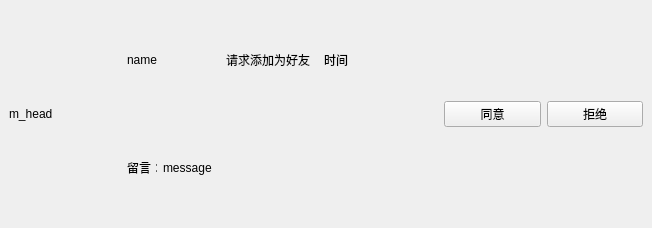
<?xml version="1.0" encoding="UTF-8"?>
<ui version="4.0">
 <class>FriendNoticeItemWidget</class>
 <widget class="QWidget" name="FriendNoticeItemWidget">
  <property name="geometry">
   <rect>
    <x>0</x>
    <y>0</y>
    <width>652</width>
    <height>228</height>
   </rect>
  </property>
  <property name="windowTitle">
   <string>Form</string>
  </property>
  <layout class="QHBoxLayout" name="horizontalLayout_5" stretch="1,3,2">
   <property name="spacing">
    <number>0</number>
   </property>
   <property name="leftMargin">
    <number>0</number>
   </property>
   <property name="topMargin">
    <number>0</number>
   </property>
   <property name="rightMargin">
    <number>0</number>
   </property>
   <property name="bottomMargin">
    <number>0</number>
   </property>
   <item>
    <widget class="QWidget" name="widget_5" native="true">
     <layout class="QHBoxLayout" name="horizontalLayout_4">
      <item>
       <widget class="QLabel" name="headLab">
        <property name="text">
         <string>m_head</string>
        </property>
       </widget>
      </item>
     </layout>
    </widget>
   </item>
   <item>
    <widget class="QWidget" name="widget" native="true">
     <layout class="QVBoxLayout" name="verticalLayout">
      <item>
       <widget class="QWidget" name="widget_2" native="true">
        <layout class="QHBoxLayout" name="horizontalLayout">
         <item>
          <widget class="QLabel" name="nameLab">
           <property name="sizePolicy">
            <sizepolicy hsizetype="Preferred" vsizetype="Preferred">
             <horstretch>0</horstretch>
             <verstretch>0</verstretch>
            </sizepolicy>
           </property>
           <property name="text">
            <string>name</string>
           </property>
          </widget>
         </item>
         <item>
          <widget class="QLabel" name="requestLab">
           <property name="maximumSize">
            <size>
             <width>16777215</width>
             <height>16777215</height>
            </size>
           </property>
           <property name="text">
            <string>请求添加为好友</string>
           </property>
          </widget>
         </item>
         <item>
          <widget class="QLabel" name="timeLab">
           <property name="text">
            <string>时间</string>
           </property>
          </widget>
         </item>
        </layout>
       </widget>
      </item>
      <item>
       <widget class="QWidget" name="widget_3" native="true">
        <layout class="QHBoxLayout" name="horizontalLayout_2">
         <item>
          <widget class="QLabel" name="leaveLab">
           <property name="maximumSize">
            <size>
             <width>30</width>
             <height>16777215</height>
            </size>
           </property>
           <property name="text">
            <string>留言：</string>
           </property>
          </widget>
         </item>
         <item>
          <widget class="QLabel" name="messageLab">
           <property name="text">
            <string>message</string>
           </property>
          </widget>
         </item>
        </layout>
       </widget>
      </item>
     </layout>
    </widget>
   </item>
   <item>
    <widget class="QWidget" name="widget_4" native="true">
     <layout class="QHBoxLayout" name="horizontalLayout_3">
      <item>
       <widget class="QPushButton" name="okBtn">
        <property name="text">
         <string>同意</string>
        </property>
       </widget>
      </item>
      <item>
       <widget class="QPushButton" name="cancelBtn">
        <property name="text">
         <string>拒绝</string>
        </property>
       </widget>
      </item>
     </layout>
    </widget>
   </item>
  </layout>
 </widget>
 <resources/>
 <connections/>
</ui>
